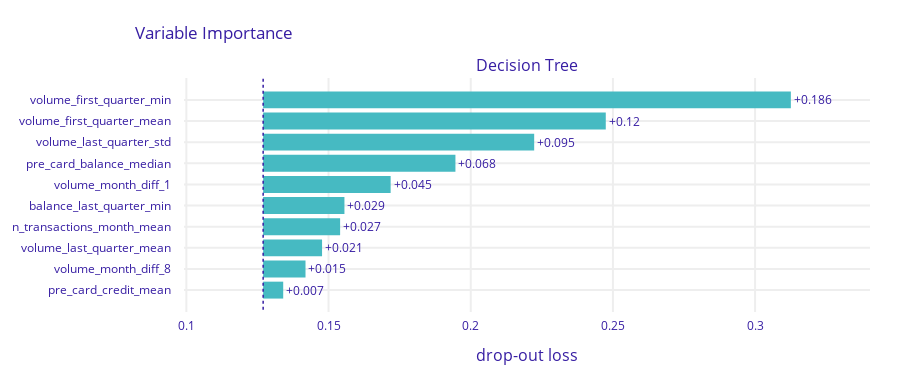

The notebook cell saved with this chart:
### Code cell
mp_rf = explainer.model_parts(type='variable_importance', B=10)
mp_rf.plot()

### Figure 1 — Plotly figure (JSON) as saved in the notebook; plotly's stock layout.template omitted (floating-point values rounded to 4 significant figures)
{"data": [{"base": 0.127, "hoverinfo": "text", "hoverlabel": {"bgcolor": "rgba(0,0,0,0.8)"}, "hovertext": ["Model: Decision Tree loss after<br>variable: volume_first_quarter_min is permuted: 0.313<br>Drop-out loss change: +0.186", "Model: Decision Tree loss after<br>variable: volume_first_quarter_mean is permuted: 0.247<br>Drop-out loss change: +0.12", "Model: Decision Tree loss after<br>variable: volume_last_quarter_std is permuted: 0.222<br>Drop-out loss change: +0.095", "Model: Decision Tree loss after<br>variable: pre_card_balance_median is permuted: 0.195<br>Drop-out loss change: +0.068", "Model: Decision Tree loss after<br>variable: volume_month_diff_1 is permuted: 0.172<br>Drop-out loss change: +0.045", "Model: Decision Tree loss after<br>variable: balance_last_quarter_min is permuted: 0.156<br>Drop-out loss change: +0.029", "Model: Decision Tree loss after<br>variable: n_transactions_month_mean is permuted: 0.154<br>Drop-out loss change: +0.027", "Model: Decision Tree loss after<br>variable: volume_last_quarter_mean is permuted: 0.148<br>Drop-out loss change: +0.021", "Model: Decision Tree loss after<br>variable: volume_month_diff_8 is permuted: 0.142<br>Drop-out loss change: +0.015", "Model: Decision Tree loss after<br>variable: pre_card_credit_mean is permuted: 0.134<br>Drop-out loss change: +0.007"], "marker": {"color": "#46bac2"}, "orientation": "h", "showlegend": false, "text": ["+0.186", "+0.12", "+0.095", "+0.068", "+0.045", "+0.029", "+0.027", "+0.021", "+0.015", "+0.007"], "textposition": "outside", "type": "bar", "x": [0.1856, 0.1205, 0.09531, 0.06762, 0.04483, 0.02859, 0.02707, 0.02071, 0.01489, 0.007052], "xaxis": "x", "y": ["volume_first_quarter_min", "volume_first_quarter_mean", "volume_last_quarter_std", "pre_card_balance_median", "volume_month_diff_1", "balance_last_quarter_min", "n_transactions_month_mean", "volume_last_quarter_mean", "volume_month_diff_8", "pre_card_credit_mean"], "yaxis": "y"}], "layout": {"annotations": [{"font": {"size": 16}, "showarrow": false, "text": "Decision Tree", "x": 0.5, "xanchor": "center", "xref": "paper", "y": 1, "yanchor": "bottom", "yref": "paper"}, {"font": {"size": 16}, "showarrow": false, "text": "drop-out loss", "x": 0.5, "xanchor": "center", "xref": "paper", "y": 0, "yanchor": "top", "yref": "paper", "yshift": -30}], "font": {"color": "#371ea3"}, "height": 383, "margin": {"b": 71, "r": 30, "t": 78}, "shapes": [{"line": {"color": "#371ea3", "dash": "dot", "width": 1.5}, "type": "line", "x0": 0.127, "x1": 0.127, "xref": "x", "y0": -1, "y1": 10, "yref": "y"}], "title": {"text": "Variable Importance", "x": 0.15}, "xaxis": {"anchor": "y", "automargin": true, "domain": [0, 1], "fixedrange": true, "gridwidth": 2, "range": [0.09917, 0.3404], "tickcolor": "white", "ticklen": 3, "ticks": "outside", "type": "linear", "zeroline": false}, "yaxis": {"anchor": "x", "automargin": true, "autorange": "reversed", "domain": [0, 1], "fixedrange": true, "gridwidth": 2, "tickcolor": "white", "ticklen": 10, "ticks": "outside", "type": "category"}}}
